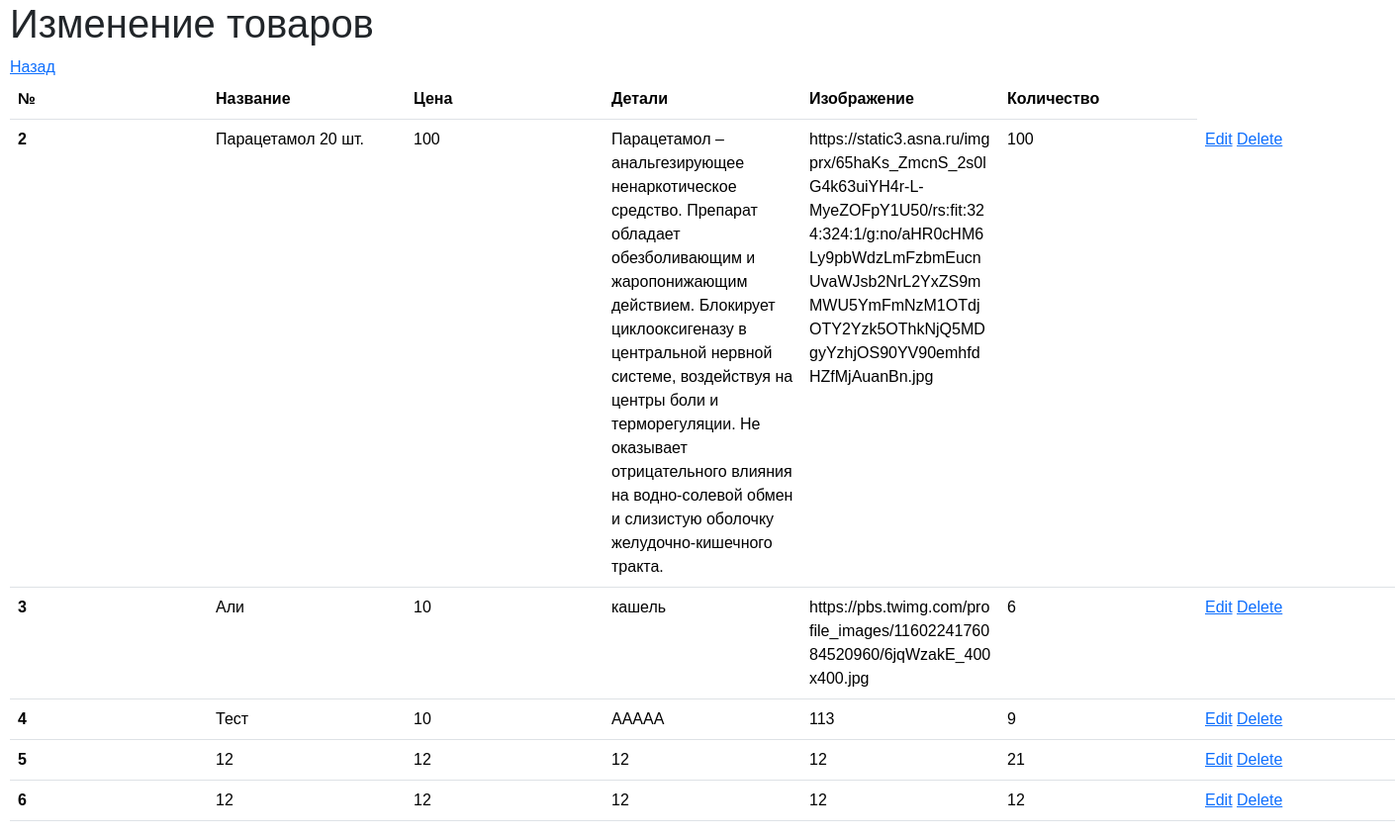
/update, run on the app's committed database.
### main.py (models this page shows)
class Item(db.Model):
    id = db.Column(db.Integer, primary_key=True)
    title = db.Column(db.String(100), nullable=False)
    price = db.Column(db.Integer, nullable=False)
    details = db.Column(db.Text, nullable=False)
    img = db.Column(db.Text, nullable=False)
    total = db.Column(db.Integer, nullable=True, default=0)  # Добавлено значение по умолчанию

### main.py (the view)
@app.route('/update', methods=['GET'])
def update():
    items = Item.query.all()
    return render_template('update.html', items=items)

### templates/update.html (shortened to what this page needs)
<!DOCTYPE html>
<html lang="en">
<head>
    <link href="https://cdn.jsdelivr.net/npm/bootstrap@5.3.2/dist/css/bootstrap.min.css" rel="stylesheet">
    <link rel="stylesheet" href="{{url_for('static', filename='css/main.css')}}">
</head>
<body>
<main>
        <h1>Изменение товаров</h1>
        <a href="/create">Назад</a>
        <div class="table-container">
            <table class="table table-auto-size">
                <thead>
                    <tr>
                        <th scope="col">№</th>
                        <th scope="col">Название</th>
                        <th scope="col">Цена</th>
                        <th scope="col">Детали</th>
                        <th scope="col">Изображение</th>
                        <th scope="col">Количество</th>
                    </tr>
                </thead>
                <tbody>
                    {% for item in items %}
                        <tr>
                            <th scope="row">{{ item.id }}</th>
                            <td>{{ item.title }}</td>
                            <td>{{ item.price }}</td>
                            <td>{{ item.details }}</td>
                            <td>{{ item.img }}</td>
                            <td>{{ item.total }}</td>
                            <td>
                                <a href="{{ url_for('edit', id=item.id) }}">Edit</a>
                                <a href="{{ url_for('delete', id=item.id) }}">Delete</a>
                            </td>
                        </tr>
                    {% endfor %}
                </tbody>
            </table>
        </div>
    </main>
</body>
</html>

### static/css/main.css (style rules this page uses)
body { background-color: #ffff; margin: 0; font-family: Arial, sans-serif; display: flex; flex-direction: column; }
main { width: 1400px; height: auto; position: sticky; top: 20%; left: 300px; }

### templates/update.html (style rules this page uses)
.table-container { max-width: 100%; overflow: auto; }
.table-auto-size { table-layout: fixed; width: 100%; }
.table-auto-size th, .table-auto-size td { word-wrap: break-word; }

### data on the page
Item: id "2", title "Парацетамол 20 шт.", price "100", details "Парацетамол – анальгезирующее ненаркотическое средство. Препарат обладает обезболивающим и жаропонижающим действием. Блокирует циклооксигеназу в центральной нервной системе, воздействуя на центры боли и терморегуляции. Не оказывает отрицательного влияния на водно-солевой обмен и слизистую оболочку желудочно-кишечного тракта.", img "https://static3.asna.ru/imgprx/65haKs_ZmcnS_2s0lG4k63uiYH4r-L-MyeZOFpY1U50/rs:fit:324:324:1/g:no/aHR0cHM6Ly9pbWdzLmFzbmEucnUvaWJsb2NrL2YxZS9mMWU5YmFmNzM1OTdjOTY2Yzk5OThkNjQ5MDgyYzhjOS90YV90emhfdHZfMjAuanBn.jpg", total "100"
Item: id "3", title "Али", price "10", details "кашель", img "https://pbs.twimg.com/profile_images/1160224176084520960/6jqWzakE_400x400.jpg", total "6"
Item: id "4", title "Тест", price "10", details "ААААА", img "113", total "9"
Item: id "5", title "12", price "12", details "12", img "12", total "21"
Item: id "6", title "12", price "12", details "12", img "12", total "12"
